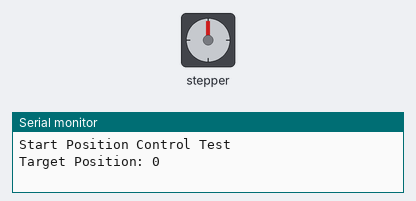
Simulated run of this sketch. Board: Arduino Uno, built with avr-gcc and run on an emulated ATmega328P. Shown: stepper motor, the last lines printed to the serial monitor. Stepper angles assume 200 steps per turn.

Above: at 0.15 s.
At 2.3 s:
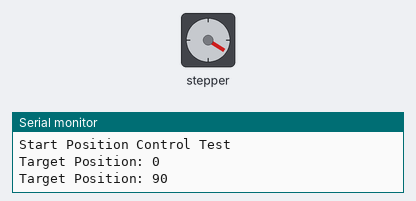
At 4.3 s:
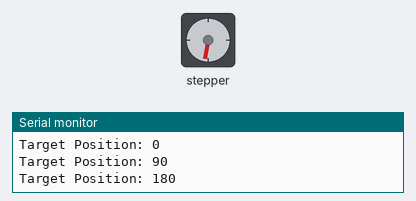
At 8.45 s:
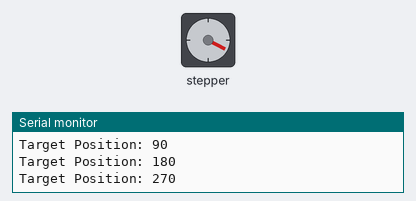
Timing chart, 0 to 11.0 s (numbered marks = the images above):
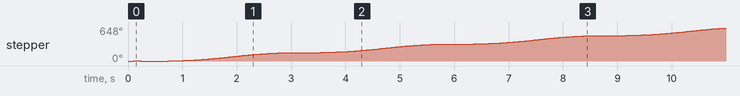

The sketch:

stepper_test.ino
```cpp
/*
@file: stepper_test.ino
@updated: 2024/12/18
@author: Kensei Suzuki
@brief: Testing utility of AccelStepper library.
    1. How are step counts recorded - continous or reset after full revolution?
    2. Which is better: position control or speed control?
@resources:
    https://www.pjrc.com/teensy/td_libs_AccelStepper.html
    https://www.airspayce.com/mikem/arduino/AccelStepper/
    https://github.com/waspinator/AccelStepper
*/

#define POSITION_CTRL           1
#define SPEED_CTRL              0

#include <AccelStepper.h>

#define NEMA17_MAX_SPEED        500.0     //steps per second
#define NEMA17_MAX_ACCEL        50.0      //steps per second^2
#define NEMA17_STEPS_PER_REV    200       //steps per one output revolution

const int DIR_PIN               = 7;        //nema stepper motors control pins
const int STEP_PIN              = 8;

int spin_dir = 1;

AccelStepper MyStepper(AccelStepper::DRIVER, STEP_PIN, DIR_PIN);

void setup() {
    Serial.begin(9600);
    while(!Serial){}

    MyStepper.setMaxSpeed(NEMA17_MAX_SPEED);
    MyStepper.setAcceleration(NEMA17_MAX_ACCEL);
    MyStepper.setSpeed(0);

    #if POSITION_CTRL
    MyStepper.setSpeed(NEMA17_MAX_SPEED/5);
    #endif

    delay(100);

    #if POSITION_CTRL
    Serial.println("Start Position Control Test");
    #endif

    #if SPEED_CTRL
    Serial.println("Start Speed Control Test");
    #endif
}

void loop() {
    #if POSITION_CTRL
    for(int i=0; i<5; i++){
        Serial.print("Target Position: "); Serial.println(90*i);
        MyStepper.moveTo(90*i);
        MyStepper.runToPosition();
        delay(500);
    }
    #endif

    #if SPEED_CTRL
    MyStepper.setSpeed(SPIN_DIRECTION * NEMA17_MAX_SPEED / SPEED_REDUCTION);
    MyStepper.runSpeed();
    speed_dir *= -1; //reverse direction
    #endif

}
```
